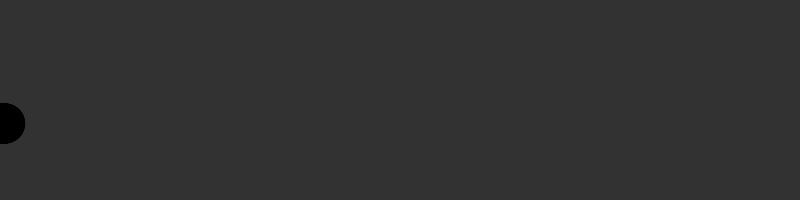
Frame 1 (no input)
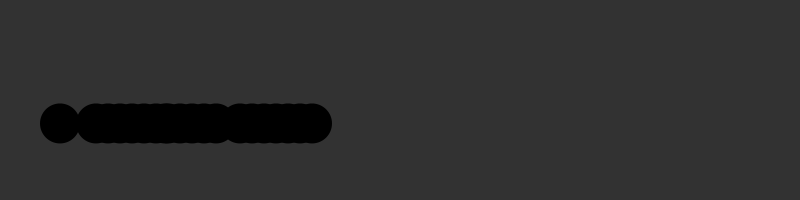
Frame 60 (the mouse pressed at the canvas centre just before this capture)
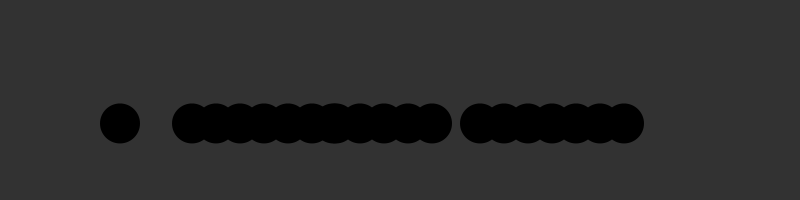
Frame 120 (the mouse held since frame 60 and released just before this capture)

The Processing sketch that drew these frames (run headless with seeded random() and noise(); from frame 60 on, the mouse is pressed at the canvas centre):

// Processing sketch: processing_33186
// ── processing_33186.pde

//variables
Ball a;
Ball b;
Ball c;
Ball d;
Ball e;
Ball f;
Ball g;
Ball h;
Ball i;
Ball j;
Ball k;
Ball l;
Ball m;
Ball n;
Ball o;
Ball p;
Ball q;
Ball r;
Ball s;
Ball t;

float y;

//setup document and assign variables
void setup() {
  size(800,200);
  frameRate(50);
  smooth();
  
//random initial position in y
  y=random(20,180);
  
//balls fill and color
  fill(0);
  noStroke();
  
  //color, pos x, pos y, speed
  a = new Ball(color(0),0,y,1);
  b = new Ball(color(0),0,y,2);
  c = new Ball(color(0),0,y,3);
  d = new Ball(color(0),0,y,4);
  e = new Ball(color(0),0,y,5);
  f = new Ball(color(0),0,y,4.8);
  g = new Ball(color(0),0,y,3.8);
  h = new Ball(color(0),0,y,2.8);
  i = new Ball(color(0),0,y,1.8);
  j = new Ball(color(0),0,y,2.4);
  k = new Ball(color(0),0,y,3.4);
  l = new Ball(color(0),0,y,4.4);
  m = new Ball(color(0),0,y,5.2);
  n = new Ball(color(0),0,y,4.2);
  o = new Ball(color(0),0,y,3.2);
  p = new Ball(color(0),0,y,2.2);
  q = new Ball(color(0),0,y,1.6);
  r = new Ball(color(0),0,y,2.6);
  s = new Ball(color(0),0,y,3.6);
  t = new Ball(color(0),0,y,4.6);
}
 
void draw() {
  background(50);
  
//calls functions move() and display()

  a.move();
  a.display();
  b.move();
  b.display();
  c.move();
  c.display();
  d.move();
  d.display();
  e.move();
  e.display();
  f.move();
  f.display();
  g.move();
  h.display();
  h.move();
  h.display();
  i.move();
  i.display();
  j.move();
  j.display();
  k.move();
  k.display();
  l.move();
  l.display();
  m.move();
  m.display();
  n.move();
  n.display();
  o.move();
  o.display();
  p.move();
  p.display();
  q.move();
  q.display();
  r.move();
  r.display();
  s.move();
  s.display();
  t.move();
  t.display();
   
}
 
//variables within class Ball
class Ball {
  color c;
  float xpos;
  float ypos;
  float xspeed;
 
//Constructor: Assigns parameters for class Ball(color, x, y, speed)
  Ball(color tempC, float xpos, float tempYpos, float tempXspeed) {
    c = tempC;
//    xpos = tempXpos;
  ypos = tempYpos;
    xspeed = tempXspeed;
  }
 
 
//displays the shapes
  void display() {
    noStroke();
    fill(c);
    ellipseMode(CENTER);
    ellipse(xpos,ypos,40,40);
  }
 
//move balls
//when hit limit, start again
  void move() {
    xpos = xpos + xspeed;
    if (xpos > width) {
      xpos = 0;
    }
  }
}
 
  
